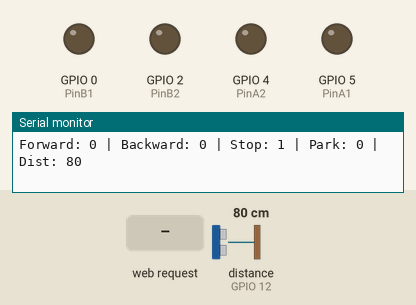
Simulated run of this sketch. Board: ESP8266 (NodeMCU). Shown: output pins drawn as LEDs (lit = HIGH), the last lines printed to the serial monitor. Wiring (inferred from the names in the program): ultrasonic range finder: trigger GPIO 14; echo GPIO 12. Inputs (shaded band) come from the test bench; at power-on: distance to the obstacle (sensor on GPIO 12) 80 cm. The echo pulse lasts 58.3 µs per cm; storage starts empty; pins used as bus, display or sensor lines are not drawn.

Above: at 1.8 s.
1.9 s: HTTP request GET /forward received
At 3.6 s:
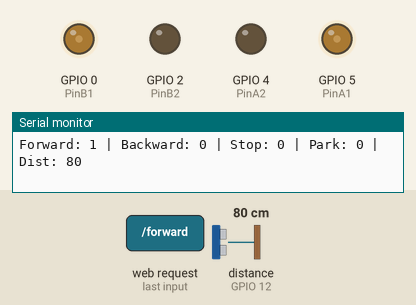
4.4 s: HTTP request GET /backward received
At 6.6 s:
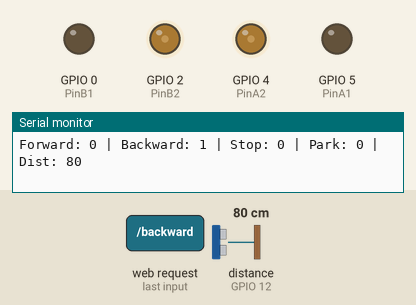
6.9 s: HTTP request GET /park received
At 8.6 s:
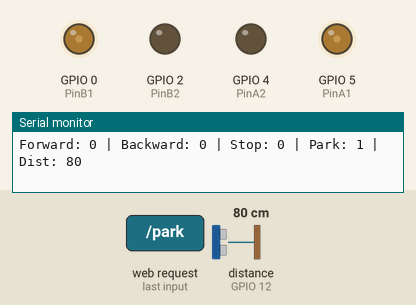
9.4 s: distance to the obstacle (sensor on GPIO 12) set to 18 cm
At 10.6 s:
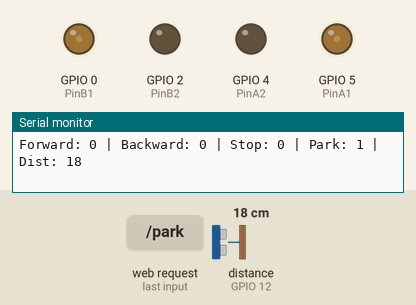
10.9 s: distance to the obstacle (sensor on GPIO 12) set to 6 cm
13.0 s: distance to the obstacle (sensor on GPIO 12) set to 3 cm
At 14.2 s:
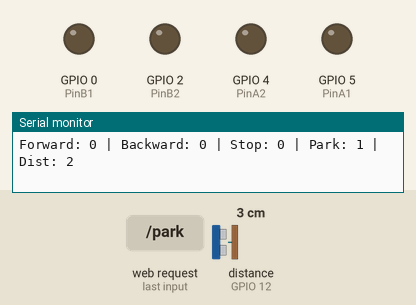
Timing chart, 0 to 16.0 s (numbered marks = the images above; inputs shaded):
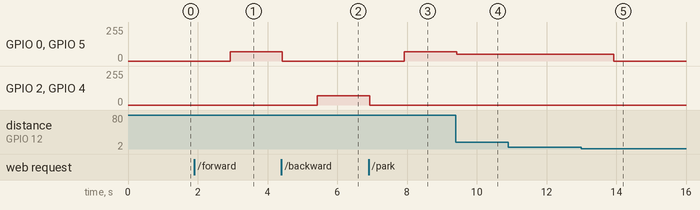

Measured:
- the behaviour switches between 5 and 4 cm on distance to the obstacle (sensor on GPIO 12) (found by bisection; images 4 and 5)
- after the input at 1.9 s, GPIO 0 (PinB1), GPIO 5 (PinA1): 0/255 → 70/255 after 1.0 s
- after the input at 4.4 s, GPIO 0 (PinB1), GPIO 5 (PinA1): 70/255 → 0/255 at once; GPIO 2 (PinB2), GPIO 4 (PinA2): 0/255 → 70/255 after 1.0 s
- after the input at 6.9 s, GPIO 0 (PinB1), GPIO 5 (PinA1): 0/255 → 70/255 after 1.0 s; GPIO 2 (PinB2), GPIO 4 (PinA2): 70/255 → 0/255 at once
- after the input at 9.4 s, GPIO 0 (PinB1), GPIO 5 (PinA1): 70/255 → 50/255 at once
- after the input at 13.0 s, GPIO 0 (PinB1), GPIO 5 (PinA1): 50/255 → 0/255 after 0.92 s

The sketch:

PBA_ESP.ino
```cpp
#include <ESP8266WiFi.h>
#include <ESP8266WebServer.h>
#include <FS.h>
#include <IPAddress.h>
#include <TaskScheduler.h>

#define PIN_TRIG 14
#define PIN_ECHO 12
// драйвер моторов
#define PinA1 5 // D1
#define PinA2 4 // D2
#define PinB1 0 // D3
#define PinB2 2 // D4
#define MIN_DIST 4 // минимальная дистанция
#define DELAY_STOP 800

// Настройки точки доступа
const char* ssid = "ESP8266_AP";
const char* password = "12345678";

// Настройки IP-адреса
IPAddress local_IP(192, 168, 4, 1);
IPAddress gateway(192, 168, 4, 1);
IPAddress subnet(255, 255, 255, 0);

// Переменные для управления
bool forwardFlag = false;
bool backwardFlag = false;
bool stopFlag = true;
bool parkFlag = false;
bool forwardOn = false;
bool backwardOn = false;
bool stopOn = false;
bool parkOn = false;
bool taskEnd = false;
bool flagSlow = false;

const int max_speed = 70;  // максимальная скорость, значение ШИМ 60
const int lo_speed = 50; // медленная скорость 40
//int cur_speed = 60; // текущая скорость

long duration = 0; // длительность импульса
long curent_dist = 0; // расстояние в см
unsigned long time_now = 0;

// прототип функций
void distance();   //задаем прототип для определения дистанции
void show_data(); // прототип для отладочной информации
void drive_car(); // прототип для управления моторами

// Создаем объекты
Scheduler userScheduler;   // планировщик
// Создаем веб-сервер на порту 80
ESP8266WebServer server(80);

Task taskDistance(TASK_MILLISECOND * 100 , TASK_FOREVER, &distance);   // задание для УЗ-датчика
Task taskShow(TASK_MILLISECOND * 500 , TASK_FOREVER, &show_data);   // задание для вывода отладочной информации
Task taskDrive(TASK_MILLISECOND * 100 , TASK_FOREVER, &drive_car);   // задание для управления двигателями

// HTML страница
const char index_html[] PROGMEM = R"rawliteral(
<!DOCTYPE html>
<html>
<head>
  <meta charset="UTF-8">
  <title>Car Control</title>
  <style>
    body {
      background-color: aqua;
      text-align: center;
      font-family: Arial, sans-serif;
    }
    img {
      width: 300px;
      margin-top: 20px;
    }
    button {
      display: block;
      margin: 20px auto;
      padding: 30px 60px;
      font-size: 40px;
      cursor: pointer;
    }
    h1 {
      font-size: 50px;
      margin-top: 20px;
    }
    #status {
      margin-top: 20px;
      font-size: 30px;
      color: green;
    }
  </style>
</head>
<body>
  <h1>Управление машиной</h1>
  <img src="/car.jpg" alt="Car">
  <div>
    <button onclick="sendRequest('forward')">Вперед</button>
    <button onclick="sendRequest('backward')">Назад</button>
    <button onclick="sendRequest('stop')">Стоп</button>
    <button onclick="sendRequest('park')">Парковка</button>
  </div>
  <div id="status"></div>
  <script>
    function sendRequest(action) {
      fetch('/' + action)
        .then(response => response.text())
        .then(text => {
          document.getElementById('status').textContent = text;
        })
        .catch(error => {
          document.getElementById('status').textContent = 'Ошибка: ' + error;
        });
    }
  </script>
</body>
</html>
)rawliteral";

void handleRoot() {
  server.send_P(200, "text/html", index_html);
}

void handleImage() {
  File file = SPIFFS.open("/car.jpg", "r");
  if (!file) {
    server.send(404, "text/plain", "Image not found");
    return;
  }
  server.streamFile(file, "image/jpeg");
  file.close();
}

void handleForward() {
  forwardFlag = true;
  backwardFlag = false;
  stopFlag = false;
  parkFlag = false;
  server.send(200, "text/plain", "Команда 'Вперед' выполнена");
}

void handleBackward() {
  forwardFlag = false;
  backwardFlag = true;
  stopFlag = false;
  parkFlag = false;
  server.send(200, "text/plain", "Команда 'Назад' выполнена");
}

void handleStop() {
  forwardFlag = false;
  backwardFlag = false;
  stopFlag = true;
  parkFlag = false;
  server.send(200, "text/plain", "Команда 'Стоп' выполнена");
}

void handlePark() {
  forwardFlag = false;
  backwardFlag = false;
  stopFlag = false;
  parkFlag = true;
  server.send(200, "text/plain", "Команда 'Парковка' выполнена");
}

void handleStatus() {
  String json = "{";
  json += "\"forwardFlag\": " + String(forwardFlag ? "true" : "false") + ",";
  json += "\"backwardFlag\": " + String(backwardFlag ? "true" : "false") + ",";
  json += "\"stopFlag\": " + String(stopFlag ? "true" : "false") + ",";
  json += "\"parkFlag\": " + String(parkFlag ? "true" : "false") + ",";
  json += "\"taskEnd\": " + String(taskEnd ? "true" : "false");
  json += "}";
  server.send(200, "application/json", json);
}

void handleSetFlag() {
  if (server.hasArg("flag") && server.hasArg("value")) {
    String flag = server.arg("flag");   // Получаем имя флага
    String value = server.arg("value"); // Получаем значение флага

    if (flag == "taskEnd") {
      taskEnd = (value == "true");
    }
    server.send(200, "text/plain; charset=utf-8", "Флаг изменен успешно");
  } else {
    server.send(400, "text/plain; charset=utf-8", "Ошибка: Отсутствуют параметры 'flag' или 'value'");
  }
}


void setup() {
  pinMode(PIN_TRIG, OUTPUT);
  pinMode(PIN_ECHO, INPUT);
  pinMode(PinA1, OUTPUT);
  pinMode(PinA2, OUTPUT);
  pinMode(PinB1, OUTPUT);
  pinMode(PinB2, OUTPUT);
  digitalWrite(PinA1, 0);
  digitalWrite(PinA2, 0);
  digitalWrite(PinB1, 0);
  digitalWrite(PinB2, 0);
  Serial.begin(115200);

  // Инициализация файловой системы
  if (!SPIFFS.begin()) {
    Serial.println("Failed to mount file system");
    return;
  }

  // Настройка точки доступа с фиксированным IP-адресом
  if (!WiFi.softAPConfig(local_IP, gateway, subnet)) {
    Serial.println("Failed to configure AP");
  }
  WiFi.softAP(ssid, password);
  Serial.println("Access Point started");
  Serial.print("IP Address: ");
  Serial.println(WiFi.softAPIP());

  // Настройка обработчиков запросов
  server.on("/", handleRoot);
  server.on("/car.jpg", handleImage);
  server.on("/forward", handleForward);
  server.on("/backward", handleBackward);
  server.on("/stop", handleStop);
  server.on("/park", handlePark);
  server.on("/status", handleStatus);
  server.on("/set_flag", handleSetFlag);

  // Запуск сервера
  server.begin();
  Serial.println("HTTP server started");

// добавляем задания в обработчик
userScheduler.addTask(taskDistance);
userScheduler.addTask(taskShow);
userScheduler.addTask(taskDrive);


// запускаем задания
taskDistance.enable();
taskShow.enable();
taskDrive.enable();
}

void loop() {
  server.handleClient();
  userScheduler.execute();    //запуск планировщика заданий


}

void distance(){
  // датчик расстояния
  // Создаем короткий импульс длительностью 5 микросекунд.
  digitalWrite(PIN_TRIG, LOW);
  delayMicroseconds(5);
  digitalWrite(PIN_TRIG, HIGH);
  // Установим высокий уровень сигнала
  delayMicroseconds(10);
  digitalWrite(PIN_TRIG, LOW);
  //  Определяем задержку сигнала
  duration = pulseIn(PIN_ECHO, HIGH);
  // Преобразуем время задержки в расстояние
  if (duration > 0)
      curent_dist = (duration / 2) / 29.1;
}

void show_data(){
// Вывод текущих состояний для отладки
  Serial.print("Forward: ");
  Serial.print(forwardFlag);
  Serial.print(" | Backward: ");
  Serial.print(backwardFlag);
  Serial.print(" | Stop: ");
  Serial.print(stopFlag);
  Serial.print(" | Park: ");
  Serial.print(parkFlag);
  Serial.print(" | Dist: ");
  Serial.println(curent_dist);

}

void drive_car(){
  // управление моторами
if (forwardFlag && !forwardOn) {
   stop_drive();
   move_forward(max_speed);
   forwardOn = true;
   backwardOn = false;
   stopOn = false;
   parkOn = false;
   Serial.println("Forward on! ");
}

if (backwardFlag && !backwardOn){
   stop_drive();
   move_backward(max_speed);
   forwardOn = false;
   backwardOn = true;
   stopOn = false;
   parkOn = false;
   Serial.println("backward on! ");
}
if (stopFlag && !stopOn){
   stop_drive();
   stopOn = true;
   backwardOn = false;
   forwardOn = false;
   parkOn = false;
   Serial.println("stop on! ");
}

if (parkFlag && !parkOn){
   stop_drive();
   move_forward(max_speed);
   parkOn = true;
   stopOn = false;
   backwardOn = false;
   forwardOn = false;
   Serial.println("park on! ");
}

if (parkOn){
// автопарковка
  if (curent_dist > 10 && curent_dist < 30) {
    move_forward(lo_speed);
  }
  if (curent_dist <= MIN_DIST && !flagSlow) {
    flagSlow = true;
    time_now = millis();
  }

  if (flagSlow && ((millis()- time_now) > DELAY_STOP)) {
    parkOn = false;
    parkFlag = false;
    taskEnd = true;
    stopFlag = true;
    flagSlow = false;
    stop_drive();
  }

}

}

void move_backward(int speed) // Назад.
{
  analogWrite(PinA1, 0);
  analogWrite(PinA2, speed);
  analogWrite(PinB1, 0);
  analogWrite(PinB2, speed);
}
void move_forward(int speed) // Вперед ...
{
  analogWrite(PinA1, speed);
  analogWrite(PinA2, 0);
  analogWrite(PinB1, speed);
  analogWrite(PinB2, 0);
}
void move_left(int speed) // В левую сторону
{
  analogWrite(PinA1, speed);
  analogWrite(PinA2, 0);
  analogWrite(PinB1, 0);
  analogWrite(PinB2, speed);
}
void move_right(int speed) //В правую сторону
{
  analogWrite(PinA1, 0);
  analogWrite(PinA2, speed);
  analogWrite(PinB1, speed);
  analogWrite(PinB2, 0);
}
void stop_drive() //Стоп
{
  analogWrite(PinA1, 0);
  analogWrite(PinA2, 0);
  analogWrite(PinB1, 0);
  analogWrite(PinB2, 0);
  delay (1000);
}
```
